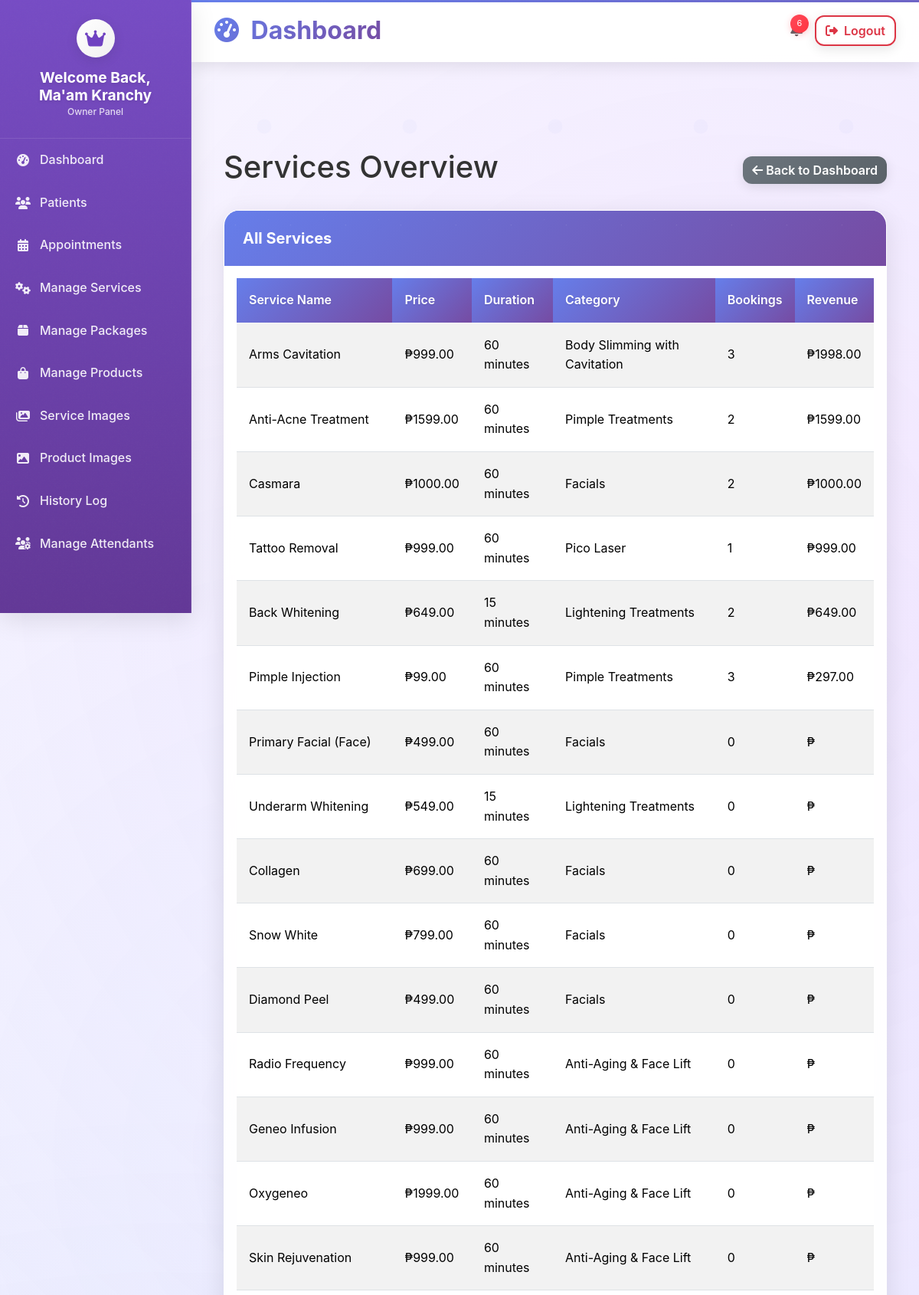
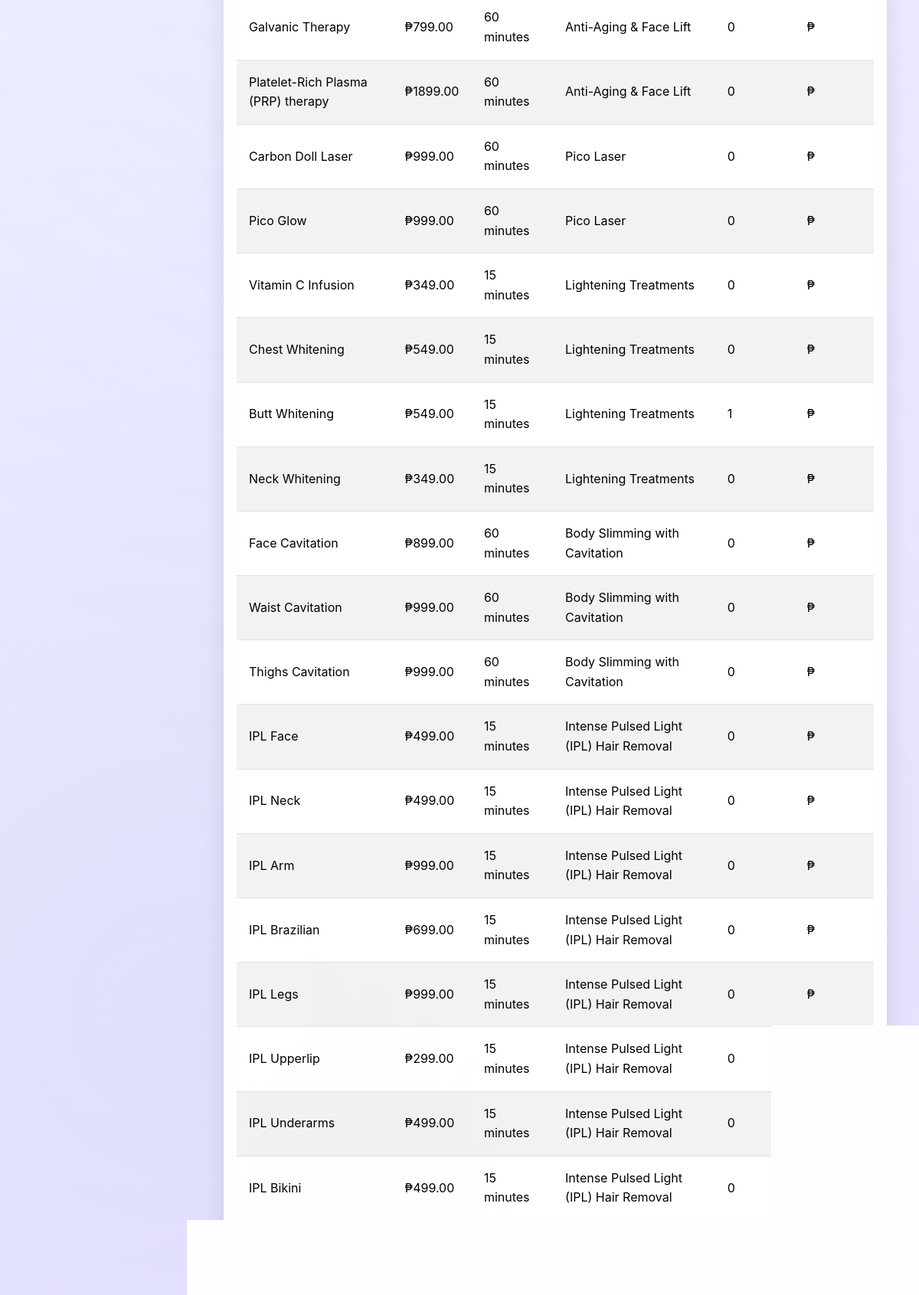
Screenshot of /owner/services/ (signed in, upper part) with the database file from the repository (2 pictures, top to bottom).
### services/models.py (models this page shows, shortened)
class Service(models.Model):
    service_name = models.CharField(max_length=100)
    description = models.TextField(blank=True, null=True)
    price = models.DecimalField(max_digits=10, decimal_places=2, blank=True, null=True)
    duration = models.IntegerField(help_text="Duration in minutes")
    category = models.ForeignKey(ServiceCategory, on_delete=models.CASCADE, related_name='services')
    image = models.ImageField(upload_to='services/', blank=True, null=True)
    archived = models.BooleanField(default=False)
    created_at = models.DateTimeField(auto_now_add=True)
    updated_at = models.DateTimeField(auto_now=True)
    class Meta:
        db_table = 'services'
        ordering = ['service_name']

class ServiceCategory(models.Model):
    name = models.CharField(max_length=255)
    class Meta:
        db_table = 'service_categories'
        verbose_name_plural = 'Service Categories'

### owner/views.py (the view)
# urls.py: path('services/', views.owner_services, name='services'),
@login_required
@user_passes_test(is_owner)
def owner_services(request):
    services = Service.objects.filter(archived=False).annotate(
        total_bookings=Count('appointments'),
        completed_bookings=Count('appointments', filter=Q(appointments__status='completed')),
        cancelled_bookings=Count('appointments', filter=Q(appointments__status='cancelled')),
        total_revenue=Sum('appointments__service__price', filter=Q(appointments__status='completed')),
        avg_rating=Avg('appointments__feedback__rating', filter=Q(appointments__feedback__isnull=False))
    ).order_by('-total_revenue')
    context = {
        'services': services,
    }
    return render(request, 'owner/services.html', context)

### appointments/context_processors.py (called while the page is built)
def notification_count(request):
    if request.user.is_authenticated:
        if request.user.user_type == 'admin':
            count = Notification.objects.filter(patient__isnull=True).count()
        else:
            count = Notification.objects.filter(patient=request.user, is_read=False).count()
    else:
        count = 0
    return {
        'notification_count': count
    }

### owner/views.py (called while the page is built)
def is_owner(user):
    return user.is_authenticated and user.user_type in ('owner', 'admin')

### templates/owner/services.html (shortened to what this page needs)
{% extends 'owner/base.html' %}
{% load static %}
{% block content %}
<div class="container mt-4">
    <div class="d-flex justify-content-between align-items-center mb-4">
        <h1>Services Overview</h1>
        <a href="{% url 'owner:dashboard' %}" class="btn btn-secondary">
            <i class="fas fa-arrow-left"></i> Back to Dashboard
        </a>
    </div>
    <div class="card">
        <div class="card-header">
            <h5>All Services</h5>
        </div>
        <div class="card-body">
            <div class="table-responsive">
                <table class="table table-striped">
                    <thead>
                        <tr>
                            <th>Service Name</th>
                            <th>Price</th>
                            <th>Duration</th>
                            <th>Category</th>
                            <th>Bookings</th>
                            <th>Revenue</th>
                        </tr>
                    </thead>
                    <tbody>
                        {% for service in services %}
                        <tr>
                            <td>{{ service.service_name }}</td>
                            <td>₱{{ service.price|floatformat:2 }}</td>
                            <td>{{ service.duration }} minutes</td>
                            <td>{{ service.category.name }}</td>
                            <td>{{ service.total_bookings }}</td>
                            <td>₱{{ service.total_revenue|floatformat:2 }}</td>
                        </tr>
                        {% empty %}
                        <tr>
                            <td colspan="6" class="text-center text-muted">No services found.</td>
                        </tr>
                        {% endfor %}
                    </tbody>
                </table>
            </div>
        </div>
    </div>
</div>
{% endblock %}

### static/css/style.css (style rules this page uses)
:root { --primary-color: #6f42c1; --secondary-color: #bb8fce; --dark-color: #2c003e; --light-color: #f4ecf7; }
body { font-family: 'Poppins', sans-serif; color: #333; line-height: 1.6; padding-top: 70px; }

### templates/owner/base.html (style rules this page uses)
:root { --primary-color: #6f42c1; --secondary-color: #8e44ad; --accent-color: #e83e8c; --gradient-primary: linear-gradient(135deg, #667eea 0%, #764ba2 100%); --gradient-secondary: linear-gradient(135deg, #f093fb 0%, #f5576c 100%); --gradient-sidebar: linear-gradient(180deg, rgba(111, 66, 193, 0.95) 0%, rgba(90, 45, 145, 0.95) 100%); }
body { background: linear-gradient(135deg, #f8f9ff 0%, #e8e3ff 100%); background-attachment: fixed; font-family: 'Inter', 'Segoe UI', Tahoma, Geneva, Verdana, sans-serif; position: relative; }
body::before { content: ''; position: fixed; top: 0; left: 0; width: 100%; height: 100%; background: radial-gradient(circle at 20% 80%, rgba(102, 126, 234, 0.1) 0%, transparent 50%), radial-gradient(circle at 80% 20%, rgba(240, 147, 251, 0.1) 0%, transparent 50%), radial-gradient(circle at 40% 40%, rgba(120, 219, 255, 0.05) 0%, transparent 50%); z-index: -1; pointer-events: none; }
.card { border: none; border-radius: 20px; box-shadow: 0 8px 32px rgba(0, 0, 0, 0.1); transition: all 0.4s ease; background: rgba(255, 255, 255, 0.95); backdrop-filter: blur(15px); border: 1px solid rgba(255, 255, 255, 0.2); position: relative; overflow: hidden; }
.card::before { content: ''; position: absolute; top: 0; left: 0; right: 0; height: 4px; background: var(--gradient-primary); background-size: 200% 100%; animation: gradientShift 3s ease infinite; }
.card-header { background: var(--gradient-primary); color: white; border: none; padding: 1.5rem; position: relative; overflow: hidden; }
.card-header::before { content: ''; position: absolute; top: 0; left: 0; right: 0; bottom: 0; z-index: 0; }
.card-header h5 { position: relative; z-index: 1; margin: 0; font-weight: bold; }
.btn { border-radius: 12px; font-weight: 600; transition: all 0.3s ease; box-shadow: 0 4px 15px rgba(0, 0, 0, 0.1); position: relative; overflow: hidden; }
.btn::before { content: ''; position: absolute; top: 0; left: 0; right: 0; bottom: 0; background: linear-gradient(135deg, rgba(255, 255, 255, 0.2), rgba(255, 255, 255, 0.1)); opacity: 0; transition: opacity 0.3s ease; z-index: 0; }
.btn-secondary { background: linear-gradient(135deg, #6c757d, #5a6268); border: none; color: white; }
.table { background: transparent; }
.table thead th { background: var(--gradient-primary); color: white; border: none; padding: 1rem; font-weight: 600; text-shadow: 0 1px 2px rgba(0, 0, 0, 0.1); }
.table tbody td { padding: 1rem; vertical-align: middle; border-top: 1px solid rgba(233, 236, 239, 0.5); background: rgba(255, 255, 255, 0.5); transition: all 0.3s ease; }

### rows the page displays
Service: service_name "Arms Cavitation", price "999.00", duration "60", category.name "Body Slimming with Cavitation", total_bookings "3", total_revenue "1998.00"
Service: service_name "Anti-Acne Treatment", price "1599.00", duration "60", category.name "Pimple Treatments", total_bookings "2", total_revenue "1599.00"
Service: service_name "Casmara", price "1000.00", duration "60", category.name "Facials", total_bookings "2", total_revenue "1000.00"
Service: service_name "Tattoo Removal", price "999.00", duration "60", category.name "Pico Laser", total_bookings "1", total_revenue "999.00"
Service: service_name "Back Whitening", price "649.00", duration "15", category.name "Lightening Treatments", total_bookings "2", total_revenue "649.00"
Service: service_name "Pimple Injection", price "99.00", duration "60", category.name "Pimple Treatments", total_bookings "3", total_revenue "297.00"
Service: service_name "Primary Facial (Face)", price "499.00", duration "60", category.name "Facials", total_bookings "0"
Service: service_name "Underarm Whitening", price "549.00", duration "15", category.name "Lightening Treatments", total_bookings "0"
Service: service_name "Collagen", price "699.00", duration "60", category.name "Facials", total_bookings "0"
Service: service_name "Snow White", price "799.00", duration "60", category.name "Facials", total_bookings "0"
Service: service_name "Diamond Peel", price "499.00", duration "60", category.name "Facials", total_bookings "0"
Service: service_name "Radio Frequency", price "999.00", duration "60", category.name "Anti-Aging & Face Lift", total_bookings "0"
Service: service_name "Geneo Infusion", price "999.00", duration "60", category.name "Anti-Aging & Face Lift", total_bookings "0"
Service: service_name "Oxygeneo", price "1999.00", duration "60", category.name "Anti-Aging & Face Lift", total_bookings "0"
Service: service_name "Skin Rejuvenation", price "999.00", duration "60", category.name "Anti-Aging & Face Lift", total_bookings "0"
Service: service_name "Galvanic Therapy", price "799.00", duration "60", category.name "Anti-Aging & Face Lift", total_bookings "0"
Service: service_name "Platelet-Rich Plasma (PRP) therapy", price "1899.00", duration "60", category.name "Anti-Aging & Face Lift", total_bookings "0"
Service: service_name "Carbon Doll Laser", price "999.00", duration "60", category.name "Pico Laser", total_bookings "0"
Service: service_name "Pico Glow", price "999.00", duration "60", category.name "Pico Laser", total_bookings "0"
Service: service_name "Vitamin C Infusion", price "349.00", duration "15", category.name "Lightening Treatments", total_bookings "0"
Service: service_name "Chest Whitening", price "549.00", duration "15", category.name "Lightening Treatments", total_bookings "0"
Service: service_name "Butt Whitening", price "549.00", duration "15", category.name "Lightening Treatments", total_bookings "1"
Service: service_name "Neck Whitening", price "349.00", duration "15", category.name "Lightening Treatments", total_bookings "0"
Service: service_name "Face Cavitation", price "899.00", duration "60", category.name "Body Slimming with Cavitation", total_bookings "0"
Service: service_name "Waist Cavitation", price "999.00", duration "60", category.name "Body Slimming with Cavitation", total_bookings "0"
Service: service_name "Thighs Cavitation", price "999.00", duration "60", category.name "Body Slimming with Cavitation", total_bookings "0"
Service: service_name "IPL Face", price "499.00", duration "15", category.name "Intense Pulsed Light (IPL) Hair Removal", total_bookings "0"
Service: service_name "IPL Neck", price "499.00", duration "15", category.name "Intense Pulsed Light (IPL) Hair Removal", total_bookings "0"
Service: service_name "IPL Arm", price "999.00", duration "15", category.name "Intense Pulsed Light (IPL) Hair Removal", total_bookings "0"
Service: service_name "IPL Brazilian", price "699.00", duration "15", category.name "Intense Pulsed Light (IPL) Hair Removal", total_bookings "0"
Service: service_name "IPL Legs", price "999.00", duration "15", category.name "Intense Pulsed Light (IPL) Hair Removal", total_bookings "0"
Service: service_name "IPL Upperlip", price "299.00", duration "15", category.name "Intense Pulsed Light (IPL) Hair Removal", total_bookings "0"
Service: service_name "IPL Underarms", price "499.00", duration "15", category.name "Intense Pulsed Light (IPL) Hair Removal", total_bookings "0"
Service: service_name "IPL Bikini", price "499.00", duration "15", category.name "Intense Pulsed Light (IPL) Hair Removal", total_bookings "0"

### other values shown
{{ notification_count|default:0 }} "6"
